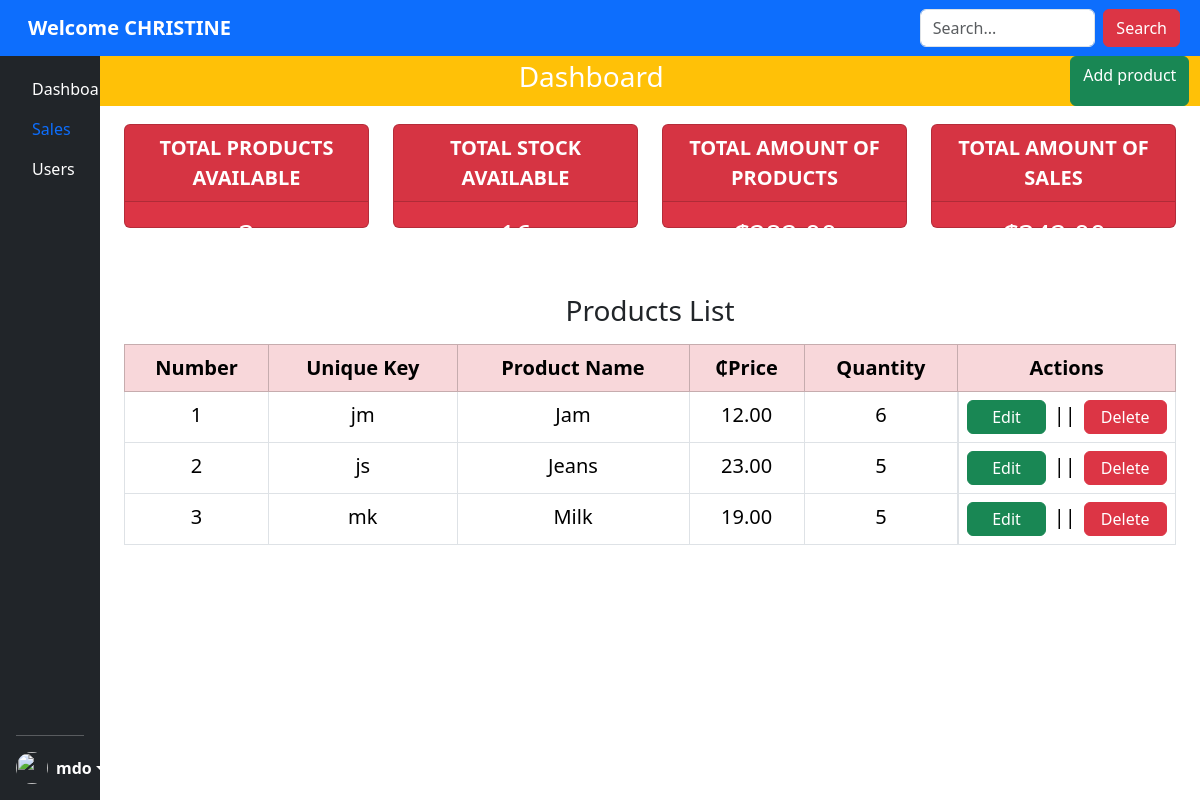
The app's page / (signed in) with its own data.
### revision_app/models.py (models this page shows, shortened)
class Products(models.Model):
    product_name = models.CharField(max_length=200, db_index=True)
    price = models.DecimalField(max_digits=10, decimal_places=2, db_index=True)
    stock = models.PositiveBigIntegerField(default=0, db_index=True)
    unique_key = models.CharField(
        max_length=2,
        blank=True,
        editable=False,
        unique=True
    )
    class Meta:
        verbose_name_plural = 'Products'
        ordering = ['product_name']

### revision_app/views.py (the view, shortened to what this page needs)
# urls.py: path('', DashboardView.as_view(), name='dashboard'),
@method_decorator(admin_only, name='dispatch')
class DashboardView(LoginRequiredMixin, TemplateView):
    template_name = 'revision_app/admin.html'  # Template where products and sales will be displayed
    def get_context_data(self, **kwargs):
        context = super().get_context_data(**kwargs)
        products = Products.objects.all()
        sales = Sale.objects.all()
        users = User.objects.all()
        user_groups = {}
        context['total_products'] = products.exclude(stock=0).count()
        context['total_stock'] = products.aggregate(Sum('stock'))['stock__sum'] or 0
        context['total_value'] = products.aggregate(total=Sum(F('price') * F('stock')))['total'] or 0
        context['total_sales'] = Sale.objects.aggregate(total=Sum(F('quantity_sold') * F('product__price')))['total']or 0
        for user in users:
            user_groups[user.id] = {
                'is_admin': user.groups.filter(name='admin').exists(),
                'is_sales': user.groups.filter(name='sales_person').exists(),
            }
        search_input = self.request.GET.get('q', '').strip()
        context['products'] = products
        context['sales'] = sales
        context['search_input'] = search_input
        context['users'] = users
        return context

### revision_app/templates/revision_app/admin.html (shortened to what this page needs)
{% extends 'revision_app/main.html' %}
{% load static %}
{% block content %}
<div class="container-fluid my-0 position-relative mx-0 px-0" style="padding-top: 56px; z-index: 1;">
    <div class="container-fluid mx-0 px-0 w-100">
    <div class="row">
    <div class="d-flex mb-6 bg-warning justify-content-between text-align-center position-fixed" style="z-index: 1050; width: 91.78%;">
        <h3 class="text-center text-white d-flex py-1">Dashboard</h3>
        <a href="{% url 'add-product' %}" class="btn btn-success">Add product</a>
    </div></div>
<div class="container-fluid m-0 p-0">
    <div class="container-fluid my-2 position-relative" style="padding-top: 60px; z-index: 1;">
        <div class="row justify-content-between position-relative text-align-center gap-6">
            <div class="col-md-3">
                <div class="card text-white bg-danger mb-3" style="height: 13vh">
                    <div class="card-header text-center fw-bold fs-5">TOTAL PRODUCTS AVAILABLE</div>
                    <div class="card-body">
                       <h5 class="text-center fs-3">{{ total_products }} </h5>
                    </div>
                </div>
            </div>
            <div class="col-md-3">
                <div class="card text-white bg-danger mb-3" style="height: 13vh">
                    <div class="card-header text-center fw-bold fs-5">TOTAL STOCK AVAILABLE</div>
                        <div class="card-body">
                            <h5 class="text-center fs-3">{{ total_stock }}</h5>
                        </div>
                    </div>
                </div>
            <div class="col-md-3">
                <div class="card text-white bg-danger mb-3" style="height: 13vh">
                    <div class="card-header text-center fw-bold fs-5">TOTAL AMOUNT OF PRODUCTS</div>
                        <div class="card-body">
                                <h5 class="text-center fs-3">&#8373;{{ total_value|floatformat:2 }}</h5>
                        </div>
                </div>
            </div>
            <div class="col-md-3">
                <div class="card text-white bg-danger mb-3" style="height: 13vh">
                    <div class="card-header text-center fw-bold fs-5">TOTAL AMOUNT OF SALES</div>
                        <div class="card-body">
                            <h5 class="text-center fs-3">&#8373;{{ total_sales|floatformat:2 }}</h5>
                        </div>
                    </div>
                </div>
        </div>
    </div>
</div>
<div class="container-fluid my-6" style="margin-top: 50px;">
 <table class="table table-bordered my-3 w-100 text-center fs-5">
<h3 class="text-center">Products List</h3>
    <thead>
        <tr class="table-danger">
            <th>Number</th>
            <th>Unique Key</th>
            <th>Product Name</th>
            <th>&#8373;Price</th>
            <th>Quantity</th>
            <th class="w-10" style="width: 14%;">Actions</th>
        </tr>
    </thead>
    <tbody>
        {% for product in products %}
        <tr>
            <td>{{ forloop.counter }}</td>
            <td>{{ product.unique_key }}</td>
            <td>{{ product.product_name }}</td>
            <td>{{ product.price|floatformat:2 }}</td>
            <td>{{ product.stock }}</td>
            <td class="d-flex justify-content-around">
                <a href="{% url 'update-product' product.id %}" class="btn btn-success py-1 px-4">Edit</a> <span class="mx-2">||</span>
                <a href="{% url 'delete-product' product.id %}" class="btn btn-danger py-1 px-3">Delete</a>
            </td>
        </tr>
        {% empty %}
        <tr>
            <td colspan="6">No products available.</td>
        </tr>
        {% endfor %}
    </tbody>
</table>
</div>
</div>
{% endblock %}

### revision_app/templates/revision_app/main.html (shortened to what this page needs)
{% load static %}
<!DOCTYPE html>
<html lang="en">
<head>
    <link rel="stylesheet" href="{% static 'css/bootstrap.css'  %}">
</head>
<body class="overflow-x-hidden">
        <div class="container-fluid p-6">
        <div class="row">
            <div class="col-1 px-0" >
                <div class=" text-start d-flex flex-column justify-content-between flex-shrink-0 p-3 text-white bg-dark position-fixed" style="height: 100vh; width: 8.33333333%;">
        <ul class="nav flex-column mb-auto" style="padding-top: 20px;">
          <li class="nav-item">
            <li>
              {% if request.user.groups.exists %}
            {% if request.user.groups.all.0.name == "admin" %}
              <a href="{% url 'dashboard' %}" class="nav-link text-white">
                Dashboard
                {% endif %}
                {% endif %}
              </a>
            </li>
          <li>
            {% if request.user.groups.exists %}
            {% if request.user.groups.all.0.name == "admin" %}
                <a href="{% url 'view-sales' %}" class="nav-link active">
              Sales
            {% endif %}
            {% endif %}
            </a>
          </li>
          <li>
            {% if request.user.groups.exists %}
            {% if request.user.groups.all.0.name == "admin" %}
            <a href="{% url 'user' %}" class="nav-link text-white">
              Users
            {% endif %}
            {% endif %}
            </a>
          </li>
        </ul>
        <hr>
        <div class="dropdown">
          <a href="#" class="d-flex align-items-center text-white text-decoration-none dropdown-toggle" id="dropdownUser1" data-bs-toggle="dropdown" aria-expanded="false">
            <img src="https://github.com/mdo.png" alt="" width="32" height="32" class="rounded-circle me-2">
            <strong>mdo</strong>
          </a>
        </div>
      </div></div>
<div class="col-11 p-0">
    <div class="container-fluid w-100 px-0 position-fixed"  style="z-index: 1050">
    <nav class="navbar navbar-expand-sm bg-primary navbar-dark fixed-top">
        <div class="container-fluid">
          <a class="navbar-brand ms-3" href="#">
            <strong>Welcome {{request.user.username|upper}}</strong></a>
        </div>
        {% if request.user.groups.exists %}
            {% if request.user.groups.all.0.name == "admin" %}
        <form method="GET" action="" class="bd-search  ms-6 d-flex justify-content-between" style="margin-right: 20px;">
          <input class="form-control me-2" type="text" name="q" placeholder="Search..." value="{{search_input}}">
          <button type="submit" class="btn btn btn-danger">Search</button>
      </form>
      {% endif %}
            {% endif %}
      </nav>
    </div>
      <div class="container-fluid">
    {% block content %}
    {% endblock %}</div>
</div>
</div>
</div>
</body>
</html>

### records on screen
Products: unique_key "jm", product_name "Jam", price "12.00", stock "6"
Products: unique_key "js", product_name "Jeans", price "23.00", stock "5"
Products: unique_key "mk", product_name "Milk", price "19.00", stock "5"

### other values on screen
{{ request.user.username|upper }} "CHRISTINE"
{{ total_products }} "3"
{{ total_stock }} "16"
{{ total_value|floatformat:2 }} "282.00"
{{ total_sales|floatformat:2 }} "342.00"
